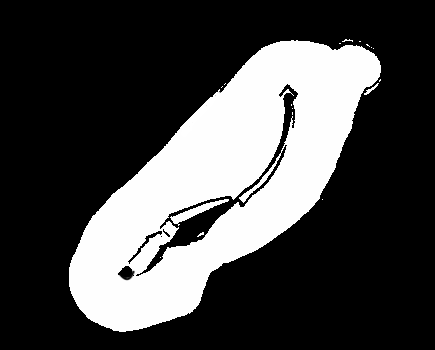
#> input picture data/map3/map3.pgm, 435 x 350 px, given in place of contour.png, which was not available
$ python annotation.py
#> lines starting #> are read from the running program, lines starting #| are printed output that depends on the picture
import json

import matplotlib.pyplot as plt
from matplotlib.patches import Rectangle
from matplotlib.widgets import Button, RectangleSelector, TextBox


class BBoxAnnotator:
    def __init__(self, image_path):
        self.image_path = image_path
        self.bboxes = []  # lista de {"label": str, "bbox": [x1, y1, x2, y2]}
        self.current_coords = []  # último bbox desenhado pelo RectangleSelector

        # Carrega a imagem
        self.fig, self.ax = plt.subplots()
        self.image = plt.imread(self.image_path)
#> self.image is the input picture: shape (350, 435); min 0, max 255, mean 71.8
        self.ax.imshow(self.image)
        # Deixa espaço no rodapé pros widgets
        plt.subplots_adjust(bottom=0.2)

        # RectangleSelector pra desenhar bounding box (fica fixo ao soltar)
        self.selector = RectangleSelector(
            self.ax,
            self.on_select,
            useblit=True,
            button=[1],
            minspanx=5,
            minspany=5,
            spancoords="pixels",
            interactive=False,
        )

        # Caixa de texto pro label
        ax_text = plt.axes([0.1, 0.05, 0.3, 0.05])
        self.text_box = TextBox(ax_text, "Label: ")
        self.text_box.on_submit(self.on_text_submit)

        # Botão "Adicionar" - fixa o label naquele bbox
        ax_button_add = plt.axes([0.42, 0.05, 0.15, 0.05])
        self.btn_add = Button(ax_button_add, "Adicionar")
        self.btn_add.on_clicked(self.add_bbox)

        # Botão "Salvar"
        ax_button_save = plt.axes([0.6, 0.05, 0.15, 0.05])
        self.btn_save = Button(ax_button_save, "Salvar")
        self.btn_save.on_clicked(self.save_annotations)

        plt.show()
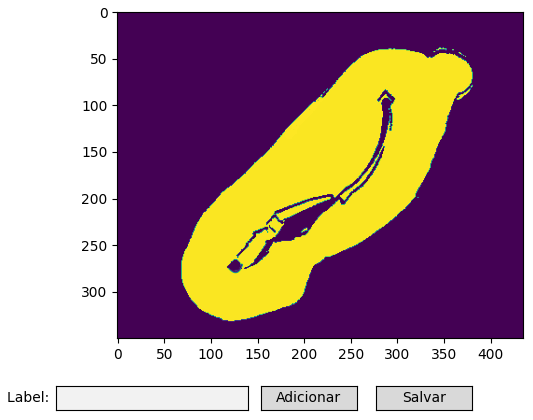
#> figure drawn by matplotlib, 2 panels

    # [68 lines left out: functions on_select, on_text_submit, add_bbox, save_annotations, not called in this run]


# Exemplo de uso
if __name__ == "__main__":
    BBoxAnnotator("/Users/nicolasalan/microvault/rnl/contour.png")

$ run again, on data/map4/map4.pgm
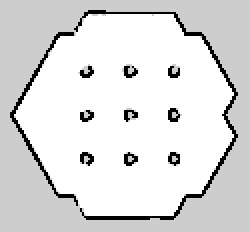
#> input picture data/map4/map4.pgm, 125 x 116 px, given in place of contour.png, which was not available (shown 2 times larger)
#> in __init__, self.image is the input picture: shape (116, 125); min 0, max 254, mean 220.1
#> in __init__, `plt.show()`:
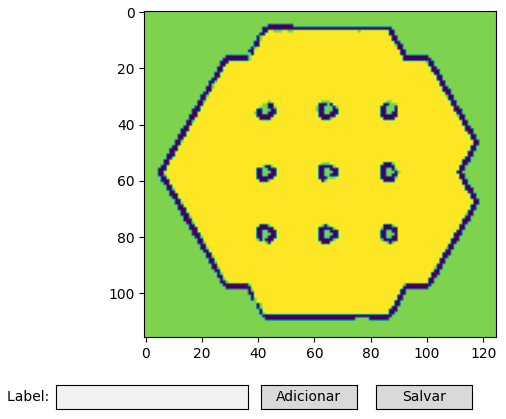
#> figure drawn by matplotlib, 2 panels
